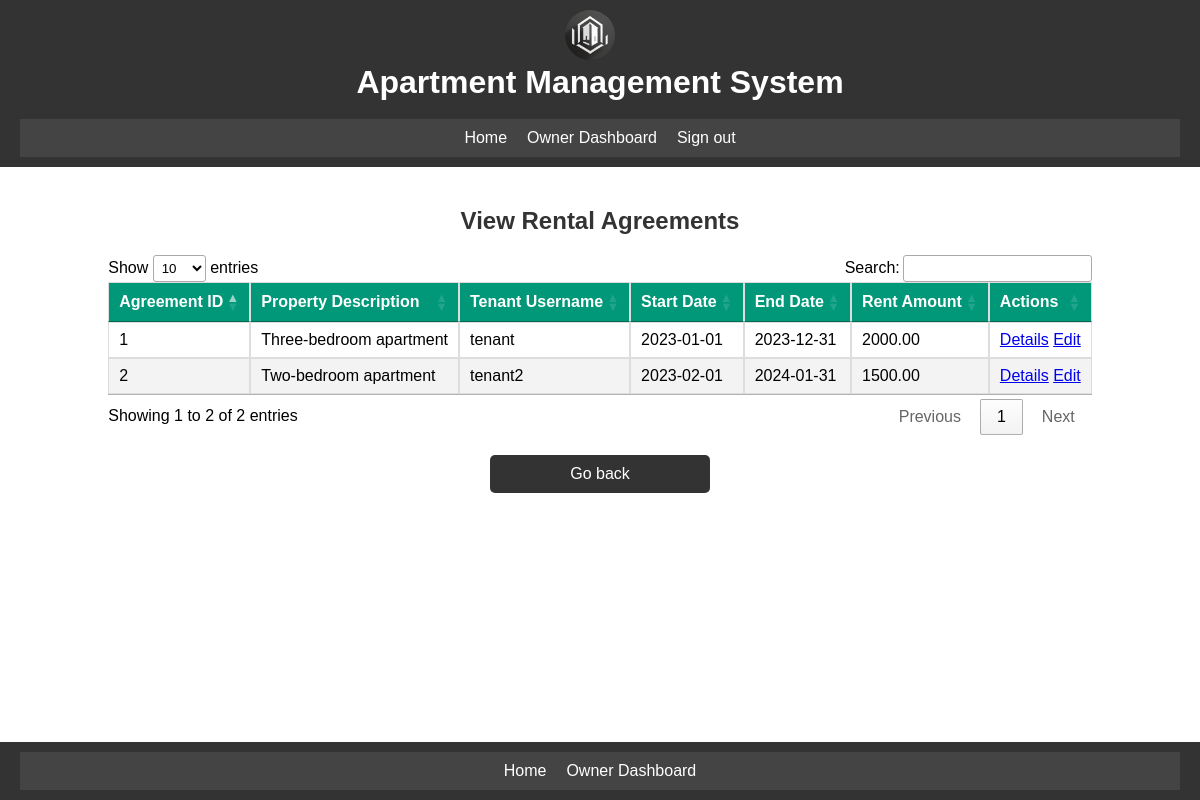
/rental/view_agreement.php (signed in), run on the app's committed database.
### tables this page shows
CREATE TABLE `RentalAgreements` (
  `agreement_id` int PRIMARY KEY AUTO_INCREMENT,
  `property_id` int,
  `tenant_id` int,
  `start_date` date NOT NULL,
  `end_date` date NOT NULL,
  `rent_amount` decimal(10,2) NOT NULL,
  `security_deposit` decimal(10,2) NOT NULL
);

CREATE TABLE `Properties` (
  `property_id` int PRIMARY KEY AUTO_INCREMENT,
  `owner_id` int,
  `address_id` int,
  `type_id` int,
  `number_of_rooms` int NOT NULL,
  `size` float NOT NULL,
  `rental_price` decimal(10,2) NOT NULL,
  `description` text
);

CREATE TABLE `Users` (
  `user_id` int PRIMARY KEY AUTO_INCREMENT,
  `username` varchar(255) UNIQUE NOT NULL,
  `password_hash` varchar(255) NOT NULL,
  `email` varchar(255) UNIQUE NOT NULL
);

### includes/functions.php (called while the page is built, shortened)
<?php
function check_user_role($conn, $user_id, $role) {
    $table = '';
    if ($role === 'administrator') {
        $table = 'Administrators';
    } elseif ($role === 'owner') {
        $table = 'Owners';
    } elseif ($role === 'tenant') {
        $table = 'Tenants';
    }
    if ($table) {
        $sql = "SELECT * FROM $table WHERE user_id='$user_id'";
        $result = $conn->query($sql);
        if ($result->num_rows > 0) {
            return true;
        }
    }
    return false;
}
?>

### rental/view_agreement.php (the view, shortened to what this page needs)
<?php
include($_SERVER['DOCUMENT_ROOT'] . '/ApartmentManagement/auth.php');
include($_SERVER['DOCUMENT_ROOT'] . '/ApartmentManagement/includes/db.php');
include($_SERVER['DOCUMENT_ROOT'] . '/ApartmentManagement/includes/functions.php');
$user_id = $_SESSION['user_id'];
$is_admin = check_user_role($conn, $user_id, 'administrator');
$is_owner = check_user_role($conn, $user_id, 'owner');
$is_tenant = check_user_role($conn, $user_id, 'tenant');
if ($is_admin) {
    $stmt = $conn->prepare("
        SELECT ra.agreement_id, ra.property_id, ra.start_date, ra.end_date, ra.rent_amount,
               p.description AS property_description,
               tu.username AS tenant_username,
               ou.username AS owner_username
        FROM RentalAgreements ra
        JOIN Properties p ON ra.property_id = p.property_id
        JOIN Tenants t ON ra.tenant_id = t.tenant_id
        JOIN Users tu ON t.user_id = tu.user_id
        JOIN Users ou ON p.owner_id = ou.user_id
    ");
} else if ($is_owner) {
    $stmt = $conn->prepare("
        SELECT ra.agreement_id, ra.property_id, ra.start_date, ra.end_date, ra.rent_amount,
               p.description AS property_description,
               tu.username AS tenant_username
        FROM RentalAgreements ra
        JOIN Properties p ON ra.property_id = p.property_id
        JOIN Tenants t ON ra.tenant_id = t.tenant_id
        JOIN Users tu ON t.user_id = tu.user_id
        WHERE p.owner_id = ?
    ");
    $stmt->bind_param("i", $user_id);
} else if ($is_tenant) {
    $stmt = $conn->prepare("
        SELECT ra.agreement_id, ra.property_id, ra.start_date, ra.end_date, ra.rent_amount,
               p.description AS property_description,
               ou.username AS owner_username
        FROM RentalAgreements ra
        JOIN Properties p ON ra.property_id = p.property_id
        JOIN Users ou ON p.owner_id = ou.user_id
        WHERE ra.tenant_id = (SELECT tenant_id FROM Tenants WHERE user_id = ?)
    ");
    $stmt->bind_param("i", $user_id);
}
$stmt->execute();
$result = $stmt->get_result();
?>
<!DOCTYPE html>
<html lang="en">
<head>
    <link rel="stylesheet" type="text/css" href="/apartmentmanagement/css/styles.css">
    <link rel="stylesheet" type="text/css" href="https://cdn.datatables.net/1.11.5/css/jquery.dataTables.css">
</head>
<body>
    <?php include('../includes/header.php'); ?>
    <main>
        <h2>View Rental Agreements</h2>
        <table id="tasksTable">
            <?php if ($result->num_rows > 0): ?>
                <thead>
                    <tr>
                        <th>Agreement ID</th>
                        <th>Property Description</th>
                        <?php if ($is_admin || $is_owner): ?>
                            <th>Tenant Username</th>
                        <?php endif; ?>
                        <th>Start Date</th>
                        <th>End Date</th>
                        <th>Rent Amount</th>
                        <th>Actions</th>
                    </tr>
                </thead>
                <tbody>
                    <?php while ($row = $result->fetch_assoc()): ?>
                    <tr>
                        <td><?php echo htmlspecialchars($row['agreement_id']); ?></td>
                        <td><?php echo htmlspecialchars($row['property_description']); ?></td>
                        <?php if ($is_admin || $is_owner): ?>
                            <td><?php echo htmlspecialchars($row['tenant_username']); ?></td>
                        <?php endif; ?>
                        <td><?php echo htmlspecialchars($row['start_date']); ?></td>
                        <td><?php echo htmlspecialchars($row['end_date']); ?></td>
                        <td><?php echo htmlspecialchars($row['rent_amount']); ?></td>
                        <td>
                            <a href="/apartmentmanagement/rental/agreement_details.php?agreement_id=<?php echo htmlspecialchars($row['agreement_id']); ?>">Details</a>
                            <?php if ($is_admin || $is_owner): ?>
                                <a href="edit_agreement.php?agreement_id=<?= $row['agreement_id'] ?>">Edit</a>
                            <?php endif; ?>
                        </td>
                    </tr>
                    <?php endwhile; ?>
                </tbody>
            <?php endif; ?>
        </table>
        <?php
            $back_link = '/apartmentmanagement/index.php';
            if ($is_admin) {
                $back_link = '/apartmentmanagement/dashboards/administrator_dashboard.php';
            } elseif ($is_tenant) {
                $back_link = '/apartmentmanagement/dashboards/tenant_dashboard.php';
            } elseif ($is_owner) {
                $back_link = '/apartmentmanagement/dashboards/owner_dashboard.php';
            }
        ?>
        <a class="back-button" href="<?php echo $back_link; ?>">Go back</a>
    </main>
    <?php include('../includes/footer.php'); ?>
</body>
</html>

### css/styles.css (style rules this page uses)
html, body { height: 100%; margin: 0; }
body { font-family: Arial, sans-serif; display: flex; flex-direction: column; }
main { padding: 20px; flex: 1; display: flex; flex-direction: column; align-items: center; }
h2 { color: #333; }
.back-button { display: block; width: 200px; margin: 20px auto; padding: 10px; background-color: #333; color: #fff; text-align: center; text-decoration: none; border-radius: 5px; transition: background-color 0.3s; }
table { width: 100%; border-collapse: collapse; margin: 20px 0; font-size: 16px; min-width: 400px; }
table thead tr { background-color: #009879; color: #ffffff; text-align: left; font-weight: bold; }
table th, table td { padding: 12px 15px; border: 1px solid #ddd; }
table tbody tr { border-bottom: 1px solid #ddd; }
table tbody tr:nth-of-type(even) { background-color: #f3f3f3; }
table tbody tr:last-of-type { border-bottom: 2px solid #009879; }

### data on the page
rentalagreements: agreement_id "1", property.description "Three-bedroom apartment", users.username "tenant", start_date "2023-01-01", end_date "2023-12-31", rent_amount "2000.00"
rentalagreements: agreement_id "2", property.description "Two-bedroom apartment", users.username "tenant2", start_date "2023-02-01", end_date "2024-01-31", rent_amount "1500.00"
